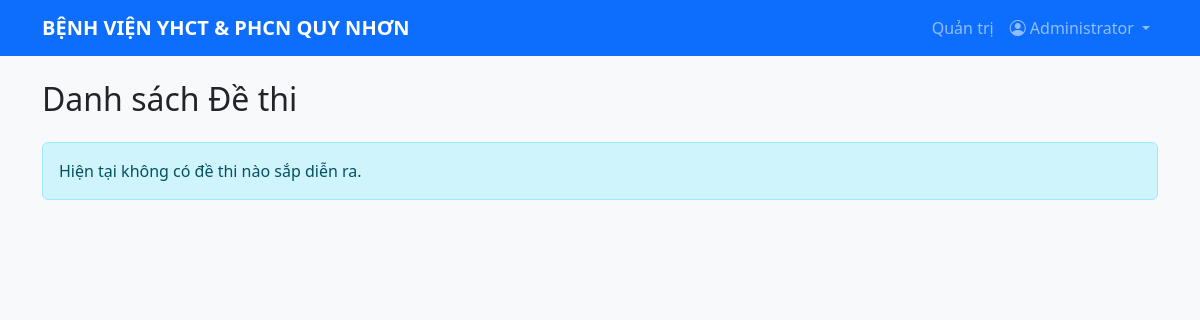
Page / (signed in) on the earlier database version.
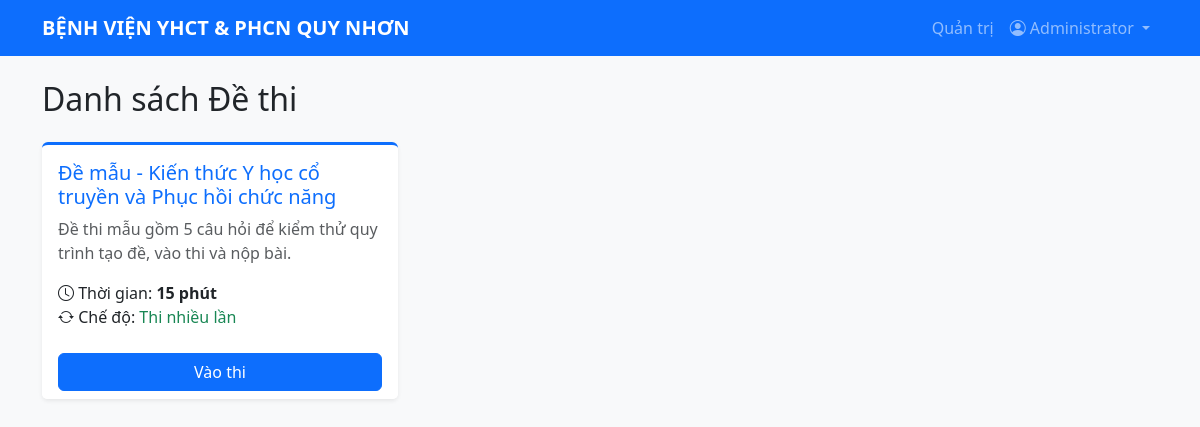
Same page on the later database version.
### tables this page shows
CREATE TABLE exams (
    id INT UNSIGNED AUTO_INCREMENT PRIMARY KEY,
    title VARCHAR(255) NOT NULL,
    description TEXT NULL,
    start_time DATETIME NULL,
    end_time DATETIME NULL,
    duration_minutes INT UNSIGNED NOT NULL DEFAULT 60,
    shuffle_questions TINYINT(1) NOT NULL DEFAULT 1,
    shuffle_answers TINYINT(1) NOT NULL DEFAULT 1,
    show_results TINYINT(1) NOT NULL DEFAULT 1,
    enable_prediction TINYINT(1) NOT NULL DEFAULT 0,
    attempt_mode TINYINT UNSIGNED NOT NULL DEFAULT 0 COMMENT '0: một lần, 1: nhiều lần, 2: tối đa một lần mỗi ngày',
    created_at TIMESTAMP NOT NULL DEFAULT CURRENT_TIMESTAMP,
    updated_at TIMESTAMP NOT NULL DEFAULT CURRENT_TIMESTAMP ON UPDATE CURRENT_TIMESTAMP,
    KEY idx_exams_schedule (start_time, end_time)
);

### includes/functions.php (called while the page is built, shortened)
<?php
function h($str) {
    return htmlspecialchars($str ?? '', ENT_QUOTES, 'UTF-8');
}
?>

### index.php (the view, shortened to what this page needs)
<?php
require_once __DIR__ . '/config/database.php';
require_once __DIR__ . '/includes/functions.php';
$stmt = $pdo->query("
    SELECT * FROM exams
    ORDER BY created_at DESC
");
$exams = $stmt->fetchAll();
require_once __DIR__ . '/includes/header.php';
?>
<h2 class="mb-4">Danh sách Đề thi</h2>
<div class="row">
    <?php if (count($exams) > 0):
        $user_id = $_SESSION['user_id'];
    ?>
        <?php foreach ($exams as $exam):
            $stmtAtt = $pdo->prepare("SELECT * FROM exam_attempts WHERE user_id = ? AND exam_id = ? ORDER BY id DESC LIMIT 1");
            $stmtAtt->execute([$user_id, $exam['id']]);
            $latest_attempt = $stmtAtt->fetch();
            $attempt_mode = (int)$exam['attempt_mode'];
            $has_finished = $latest_attempt && $latest_attempt['is_submitted'];
            $is_taking = $latest_attempt && !$latest_attempt['is_submitted'];
            $is_open_yet = true;
            $has_ended = false;
        ?>
            <div class="col-md-4 mb-4">
                <div class="card h-100 shadow-sm border-0 border-top border-primary border-3">
                    <div class="card-body">
                        <div class="d-flex justify-content-between align-items-start">
                            <h5 class="card-title text-primary"><?= h($exam['title']) ?></h5>
                        </div>
                        <p class="card-text text-muted"><?= h($exam['description']) ?></p>
                        <ul class="list-unstyled mb-0">
                            <li><i class="bi bi-clock"></i> Thời gian: <strong><?= $exam['duration_minutes'] == 0 ? 'Không giới hạn' : $exam['duration_minutes'] . ' phút' ?></strong></li>
                            <li><i class="bi bi-arrow-repeat"></i> Chế độ: <?= $attempt_mode === 2 ? '<span class="text-warning">Tối đa 1 lần/ngày</span>' : ($attempt_mode === 1 ? '<span class="text-success">Thi nhiều lần</span>' : '<span class="text-secondary">Thi 1 lần duy nhất</span>') ?></li>
                        </ul>
                    </div>
                    <div class="card-footer bg-white border-top-0 d-grid gap-2">
                        <?php if (!$is_open_yet): ?>
                            <button class="btn btn-secondary w-100 opacity-75" disabled><i class="bi bi-clock-history"></i> Chưa tới thời điểm thi</button>
                        <?php elseif ($is_taking): ?>
                            <a href="/take_exam.php?id=<?= $exam['id'] ?>" class="btn btn-warning w-100">Tiếp tục thi</a>
                        <?php else: ?>
                            <a href="/take_exam.php?id=<?= $exam['id'] ?>" class="btn btn-primary w-100">Vào thi</a>
                        <?php endif; ?>
                    </div>
                </div>
            </div>
        <?php endforeach; ?>
    <?php else: ?>
        <div class="col-12">
            <div class="alert alert-info">Hiện tại không có đề thi nào sắp diễn ra.</div>
        </div>
    <?php endif; ?>
</div>
<?php require_once __DIR__ . '/includes/footer.php'; ?>

Differences in the rows shown:
added exams: title "Đề mẫu - Kiến thức Y học cổ truyền và Phục hồi chức năng", description "Đề thi mẫu gồm 5 câu hỏi để kiểm thử quy trình tạo đề, vào thi và nộp bài.", duration_minutes "15", attempt_mode "Thi nhiều lần"
Other differences:
text no longer shown: "Hiện tại không có đề thi nào sắp diễn ra."
